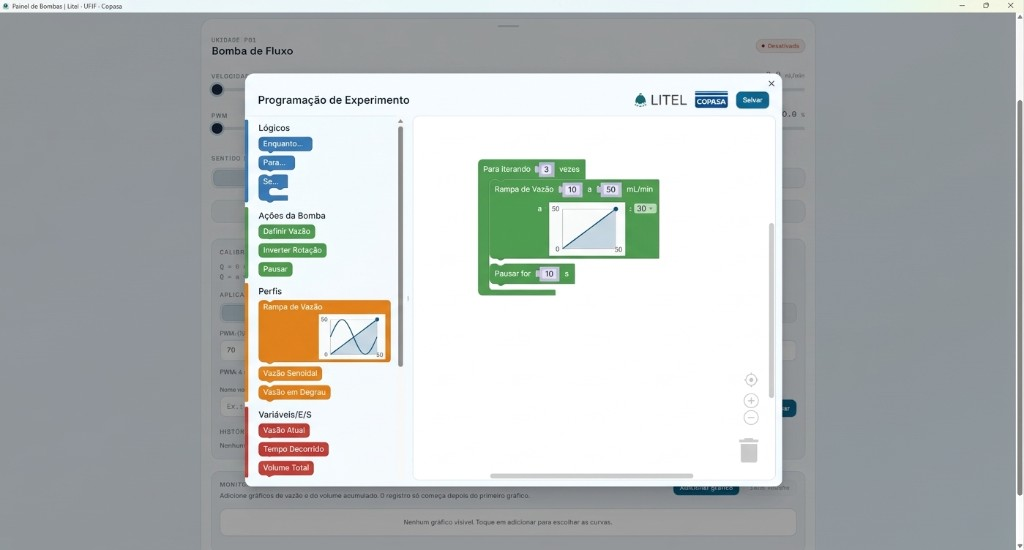
#> input picture scripts/referencia_blocos/referencia.png, 1024 x 550 px
$ python comparar.py referencia.png referencia.png referencia.png
#> lines starting #> are read from the running program, lines starting #| are printed output that depends on the picture; after the words box and inside, x2 and y2 are one past the last pixel; in counts of white or black regions, pixels touching at a corner belong together
"""Compara o print do modal com a imagem de referência.

Uso: python comparar.py referencia.png atual.png [prefixo_saida]

1. Redimensiona o print atual para a resolução da referência.
2. Segmenta os blocos por cor (HSV) e mede as caixas envolventes por categoria.
3. Extrai bordas (Canny) de ambos e sobrepõe: vermelho = referência, ciano = atual.
4. Calcula a concordância de bordas (F1 com tolerância de 2 px) por região.
"""

import sys

import cv2
import numpy as np

REGIONS = {
    "modal": (240, 70, 785, 490),
    "paleta": (243, 115, 405, 480),
    "area_blocos": (470, 150, 680, 300),
    "controles": (730, 360, 775, 470),
}

# Faixas HSV (OpenCV: H 0-180) das cores das categorias.
CATEGORIES = {
    "azul_logica": ((100, 90, 90), (112, 255, 230)),
    "verde_acao": ((55, 70, 70), (75, 255, 220)),
    "laranja_perfil": ((10, 150, 150), (20, 255, 255)),
    "vermelho_es": ((0, 90, 90), (6, 255, 230)),
}


def load(path, size=None):
#> called with path = 'referencia.png'
    image = cv2.imread(path, cv2.IMREAD_COLOR)
#> image is the input picture: shape (550, 1024, 3); mean B, G, R 184.8, 185, 180.3
    if image is None:
        raise SystemExit(f"não abriu {path}")
    if size is not None and (image.shape[1], image.shape[0]) != size:
        image = cv2.resize(image, size, interpolation=cv2.INTER_AREA)
    return image


def crop(image, box):
    x0, y0, x1, y1 = box
    return image[y0:y1, x0:x1]


def edges(image):
    gray = cv2.cvtColor(image, cv2.COLOR_BGR2GRAY)
    gray = cv2.GaussianBlur(gray, (3, 3), 0)
    return cv2.Canny(gray, 40, 110)


def edge_f1(a, b, tolerance=2):
    kernel = np.ones((2 * tolerance + 1, 2 * tolerance + 1), np.uint8)
    a_near = cv2.dilate(a, kernel) > 0
    b_near = cv2.dilate(b, kernel) > 0
    a_on = a > 0
    b_on = b > 0
    if not a_on.any() or not b_on.any():
        return 0.0
    precision = (b_on & a_near).sum() / b_on.sum()
    recall = (a_on & b_near).sum() / a_on.sum()
    return 0.0 if precision + recall == 0 else 2 * precision * recall / (precision + recall)


def category_boxes(image, box):
    hsv = cv2.cvtColor(crop(image, box), cv2.COLOR_BGR2HSV)
    result = {}
    for name, (low, high) in CATEGORIES.items():
        mask = cv2.inRange(hsv, np.array(low), np.array(high))
        mask = cv2.morphologyEx(mask, cv2.MORPH_OPEN, np.ones((2, 2), np.uint8))
        count, _, stats, _ = cv2.connectedComponentsWithStats(mask)
        blobs = [
            (int(x + box[0]), int(y + box[1]), int(w), int(h))
            for x, y, w, h, area in stats[1:]
            if area > 25
        ]
        result[name] = sorted(blobs, key=lambda b: (b[1], b[0]))
    return result


def overlay(ref_edges, cur_edges):
    canvas = np.full((*ref_edges.shape, 3), 255, np.uint8)
    canvas[ref_edges > 0] = (40, 40, 220)
    canvas[cur_edges > 0] = (200, 180, 0)
    canvas[(ref_edges > 0) & (cur_edges > 0)] = (30, 30, 30)
    return canvas


def main():
    ref_path, cur_path = sys.argv[1], sys.argv[2]
    prefix = sys.argv[3] if len(sys.argv) > 3 else "comparacao"
    ref = load(ref_path)
    cur = load(cur_path, (ref.shape[1], ref.shape[0]))

    print("região         F1 bordas")
    for name, box in REGIONS.items():
        score = edge_f1(edges(crop(ref, box)), edges(crop(cur, box)))
        print(f"{name:<14} {score:.3f}")
#> this loop made 4 passes
#| modal          1.000
#| paleta         1.000
#| area_blocos    1.000
#| controles      1.000
#> pass 1, in edges, `gray = cv2.cvtColor(image, cv2.COLOR_BGR2GRAY)`:
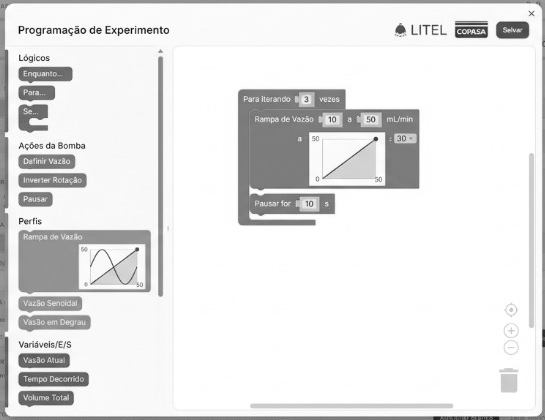
#> gray: shape (420, 545); min 1, max 255, mean 229.8
#> pass 1, in edge_f1, `a_near = cv2.dilate(a, kernel) > 0`:
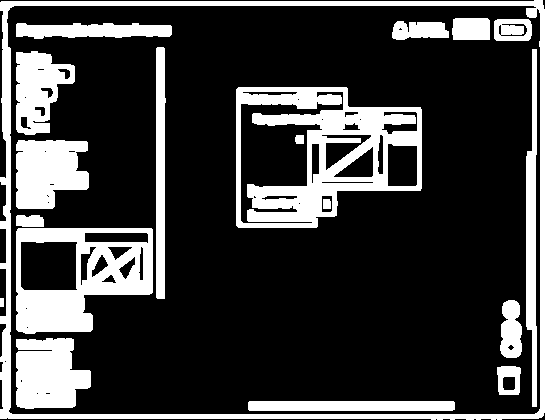
#> a_near: shape (420, 545) bool; 24.2% white; 19 white regions, largest, box (x1, y1, x2, y2) and area: (236, 87, 422, 228) 12128, (0, 0, 545, 420) 10670, (16, 228, 153, 334) 7857
#> pass 1, in edge_f1, `a_on = a > 0`:
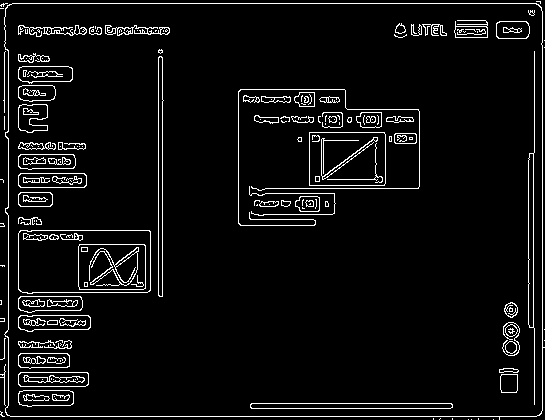
#> a_on: shape (420, 545) bool; 5.5% white in thin lines or dots

    print("\nblocos por cor (x, y, largura, altura) na escala da referência")
    for name, box in (("paleta", REGIONS["paleta"]), ("area", (410, 118, 775, 480))):
        ref_boxes = category_boxes(ref, box)
        cur_boxes = category_boxes(cur, box)
        for category in CATEGORIES:
            if ref_boxes[category] or cur_boxes[category]:
                print(f"[{name}] {category}")
                print(f"   ref:   {ref_boxes[category][:6]}")
                print(f"   atual: {cur_boxes[category][:6]}")
#> this loop made 2 passes
#|    ref:   [(245, 121, 4, 82), (260, 138, 53, 16), (260, 157, 36, 15), (260, 176, 29, 27)]
#|    atual: [(245, 121, 4, 82), (260, 138, 53, 16), (260, 157, 36, 15), (260, 176, 29, 27)]
#|    ref:   [(246, 209, 3, 70), (260, 226, 56, 14), (260, 245, 67, 13), (260, 263, 33, 14)]
#|    atual: [(246, 209, 3, 70), (260, 226, 56, 14), (260, 245, 67, 13), (260, 263, 33, 14)]
#|    ref:   [(246, 287, 3, 114), (260, 301, 131, 63), (260, 368, 63, 15), (260, 387, 71, 15)]
#|    atual: [(246, 287, 3, 114), (260, 301, 131, 63), (260, 368, 63, 15), (260, 387, 71, 15)]
#|    ref:   [(246, 408, 3, 70), (260, 425, 50, 14), (260, 443, 69, 14), (260, 462, 55, 15)]
#|    atual: [(246, 408, 3, 70), (260, 425, 50, 14), (260, 443, 69, 14), (260, 462, 55, 15)]
#|    ref:   [(479, 161, 181, 135), (554, 265, 21, 20)]
#|    atual: [(479, 161, 181, 135), (554, 265, 21, 20)]

    for name, box in REGIONS.items():
        a = crop(ref, box)
        b = crop(cur, box)
        scale = 3 if name != "modal" else 2
        size = (a.shape[1] * scale, a.shape[0] * scale)
        a = cv2.resize(a, size, interpolation=cv2.INTER_CUBIC)
        b = cv2.resize(b, size, interpolation=cv2.INTER_CUBIC)
        gap = np.full((a.shape[0], 12, 3), 255, np.uint8)
        side = np.hstack([a, gap, b])
        edge_map = overlay(edges(a), edges(b))
        cv2.imwrite(f"{prefix}_{name}_lado_a_lado.png", side)
        cv2.imwrite(f"{prefix}_{name}_bordas.png", edge_map)
#> this loop made 4 passes
#> pass 1, in main, `a = crop(ref, box)`:
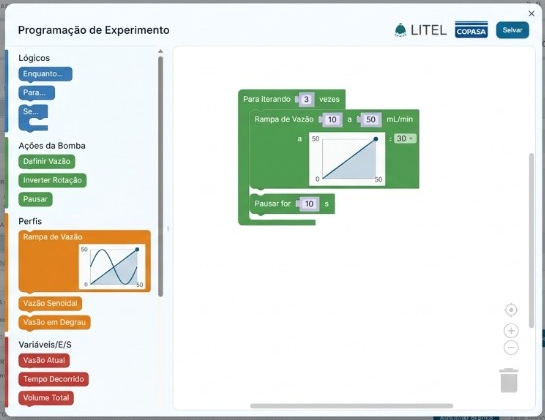
#> a: shape (420, 545, 3); mean B, G, R 225.6, 231.6, 227.7
#> pass 1, in main, `side = np.hstack([a, gap, b])`:
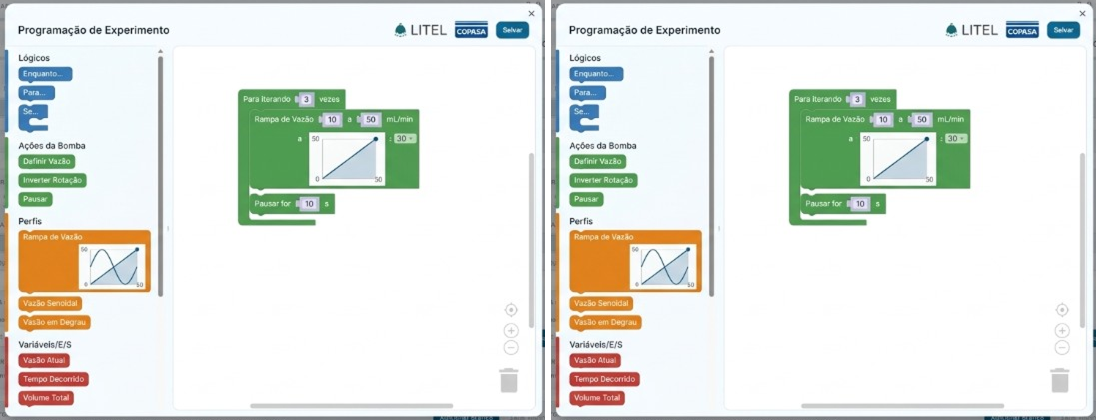
#> side: shape (840, 2192, 3) (shown at 1/2 size); mean B, G, R 225.6, 231.7, 227.8
#> after the loop:
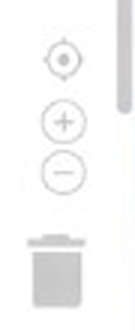
#> a: shape (330, 135, 3); mean B, G, R 246.9, 246.9, 246.9


if __name__ == "__main__":
    main()
